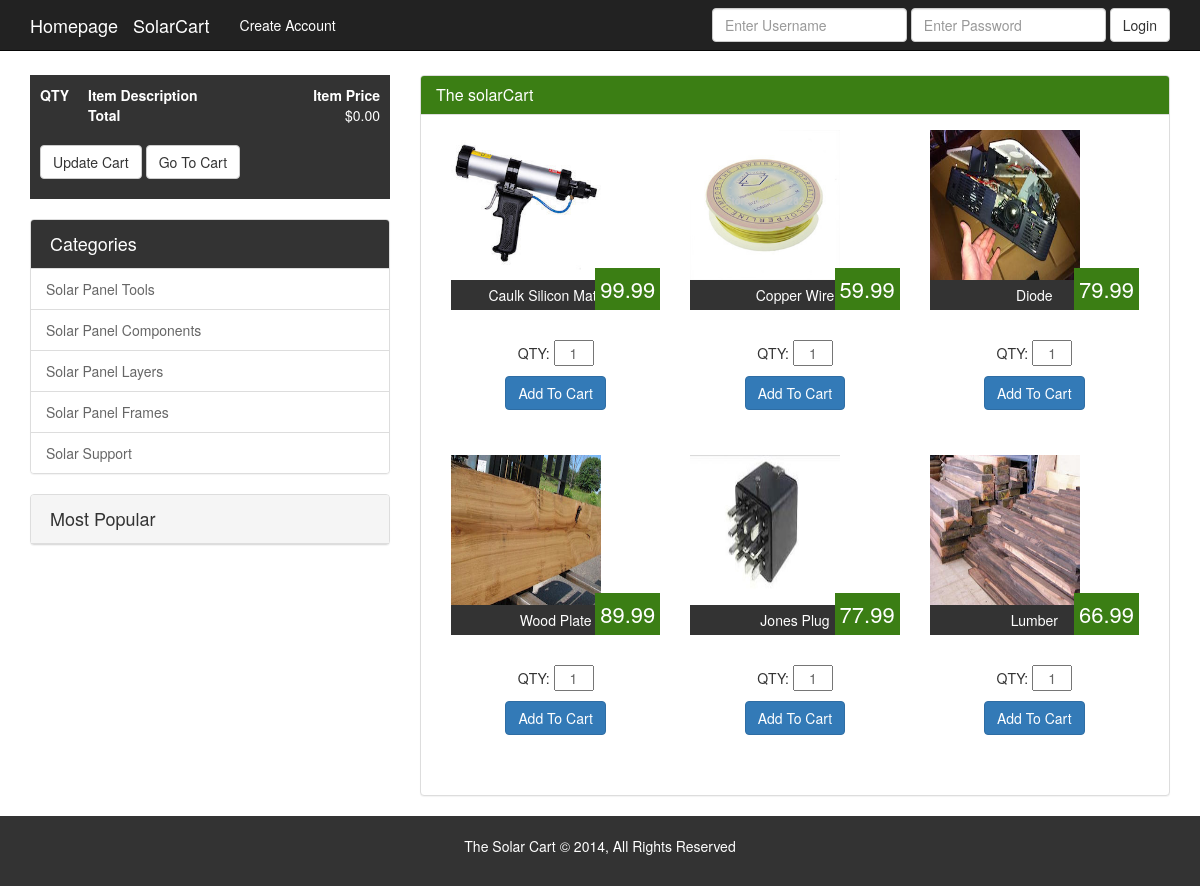
Screenshot of /solarCart/index.php with the database file from the repository.
### tables this page shows
CREATE TABLE `categories` (
  `id` int(11) NOT NULL,
  `name` varchar(100) NOT NULL
);

CREATE TABLE `products` (
  `id` int(11) NOT NULL,
  `category_id` int(11) NOT NULL,
  `title` varchar(255) NOT NULL,
  `description` text NOT NULL,
  `image` varchar(100) NOT NULL,
  `price` decimal(10,2) NOT NULL
);

### solarCart/application/views/layouts/main.php (called while the page is built)
<?php $this->load->view('layouts/includes/header'); ?>
	<?php $this->load->view($main_content); ?>
<?php $this->load->view('layouts/includes/footer'); ?>

### solarCart/application/controllers/products.php (called while the page is built, shortened)
<?php
class Products extends CI_Controller{
	public function index(){
		$data['products'] = $this->Product_model->get_products();
		$data['main_content'] = 'products';
		$this->load->view('layouts/main', $data);
	}
}

### solarCart/index.php (called while the page is built, shortened)
<?php
require_once BASEPATH.'core/CodeIgniter.php';

### solarCart/application/helpers/db_helper.php (called while the page is built, shortened)
<?php
 function get_categories_h(){
	$CI = get_instance();
	$categories = $CI->Product_model->get_categories();
	return $categories;
 }

### solarCart/application/models/Product_model.php (called while the page is built, shortened)
<?php
class Product_model extends CI_Model{
	 public function get_products(){
		$this->db->select('*');
		$this->db->from('products');
		$query = $this->db->get();
		return $query->result();
	 }
	   public function get_categories(){
		$this->db->select('*');
		$this->db->from('categories');
		$query = $this->db->get();
		return $query->result();
	   }
	public function get_popular(){
		$this->db->select('P.*, COUNT(O.product_id) as total');
		$this->db->from('orders AS O');
		$this->db->join('products AS P', 'O.product_id = P.id', 'INNER');
		$this->db->group_by('O.product_id');
		$this->db->order_by('total', 'desc');
		$query = $this->db->get();
		return $query->result();
	}
}

### solarCart/application/views/products.php (the view, shortened to what this page needs)
<?php foreach($products as $product) : ?>
	<div class="col-md-4 game">
		<div class="solar-price"><?php echo $product->price; ?></div>
			<a href="<?php echo base_url(); ?>products/details/<?php echo $product->id; ?>">
				<img src="<?php echo base_url(); ?>assets/images/<?php echo $product->image; ?>" alt="" width="150" height="150" />
			</a>
			<div class="solar-title">
				<?php echo $product->title; ?>
			</div>
			<div class="solar-add">
				<form method="post" action="<?php echo base_url(); ?>cart/add">
							QTY: <input class="qty" type="text" name="qty" value="1" /><br>
							<button class="btn btn-primary" type="submit">Add To Cart</button>
						</form>
			</div>
	</div>
<?php endforeach; ?>

### solarCart/application/views/layouts/includes/header.php (shortened to what this page needs)
<!DOCTYPE html>
<html lang="en">
  <head>
    <link href="<?php echo base_url(); ?>assets/css/bootstrap.css" rel="stylesheet">
    <link href="<?php echo base_url(); ?>assets/css/custom.css" rel="stylesheet">
  </head>
  <body>
    <div class="navbar navbar-inverse navbar-fixed-top" role="navigation">
      <div class="container">
        <div class="navbar-header">
          <a class="navbar-brand" href="http://localhost:8888/homepage.html">Homepage</a>
          <a class="navbar-brand" href="http://localhost:8888/solarCart">SolarCart</a>
        </div>
        <div class="collapse navbar-collapse">
          <ul class="nav navbar-nav">
			<?php if(!$this->session->userdata('logged_in')) : ?>
				<li><a href="<?php echo base_url(); ?>users/register">Create Account</a></li>
			<?php endif; ?>
		  </ul>
		  <?php if(!$this->session->userdata('logged_in')) : ?>
		   <form method="post" action="<?php echo base_url(); ?>users/login" class="navbar-form navbar-right">
				<div class="form-group">
					<input name="username" type="text" class="form-control" placeholder="Enter Username">
				</div>
				<div class="form-group">
					<input name="password" type="password" class="form-control" placeholder="Enter Password">
				</div>
        <button name="submit" type="submit" class="btn btn-default">Login</button>
      </form>
	  <?php else : ?>
		<form class="navbar-form navbar-right" method="post" action="<?php echo base_url(); ?>users/logout">
			<button name="submit" type="submit" class="btn btn-default">Logout</button>
		</form>
	  <?php endif; ?>
        </div>
      </div>
    </div>
    <div class="container">
		<div class="row">
			<div class="col-md-4">
				<?php $this->load->view('layouts/includes/sidebar'); ?>
			</div>
			</div>
			<div class="col-md-8">
				<div class="panel panel-default">
				<div class="panel-heading panel-heading-green">
					<h3 class="panel-title">The solarCart</h3>
				</div>
				<div class="panel-body">

### solarCart/application/views/layouts/includes/sidebar.php (shortened to what this page needs)
<div class="cart-block">
				<form action="cart/update" method="post">
					<table cellpadding="6" cellspacing="1" style="width:100%" border="0">
						<tr>
							<th>QTY</th>
							<th>Item Description</th>
							<th style="text-align:right">Item Price</th>
						</tr>
		<tr>
  			<td></td>
  			<td class="right"><strong>Total</strong></td>
  			<td class="right" style="text-align:right">$<?php echo $this->cart->format_number($this->cart->total()); ?></td>
		</tr>
					</table>
				<br>
				<p><button class="btn btn-default" type="submit">Update Cart</button>
				<a class="btn btn-default" href="cart">Go To Cart</a></p>
			</form>
		</div>
		<div class="panel panel-default panel-list">
				<div class="panel-heading panel-heading-dark">
					 <h3 class="panel-title">
						Categories
					</h3>
				</div>
				<ul class="list-group">
					<?php foreach(get_categories_h() as $category) : ?>
						<li class="list-group-item"><a href="" ><?php echo $category->name; ?></a></li>
					<?php endforeach; ?>
				</ul>
			</div>
			<div class="panel panel-default panel-list">
				<div class="panel-heading">
					 <h3 class="panel-title">
						Most Popular
					</h3>
				</div>

### solarCart/application/views/layouts/includes/footer.php
</div>
			</div>
			</div>
		</div>
    </div>
	<div class="row footer">
		<div class="container">
			<p>The Solar Cart &copy; 2014, All Rights Reserved</p>
		</div>
	</div>
  </body>
</html>

### solarCart/assets/css/custom.css (style rules this page uses)
body { padding-top: 75px; }
.navbar a { color:#fff !important; }
.cart-block { background: #333; color:#fff; padding:10px; margin-bottom: 20px; }
.panel-list a { display: block; color: #666; }
.panel-list .panel-heading h3 { padding:4px; font-size: 18px; }
.panel-heading-green { background:#3b7e14 !important; color: #fff !important; }
.panel-heading-dark { background:#333333 !important; color:#fff !important; }
.solar-title { text-align: center; padding: 5px; background: #333; color: #fff; }
.solar-price { position:absolute; bottom:145px; right:15px; background:#3b7e14; color:#fff; padding:5px; font-size:22px; }
.solar-add { margin: 5px auto 20px auto; width: 100%; text-align: center; padding: 25px; }
.footer { background: #333; color: #fff; height: 70px; text-align: center; padding-top: 20px; }
.qty { width: 40px; color: #666 !important; text-align: center; margin-bottom:10px; }

### rows the page displays
categories: name "Solar Panel Tools"
categories: name "Solar Panel Components"
categories: name "Solar Panel Layers"
categories: name "Solar Panel Frames"
categories: name "Solar Support"
products: price "99.99", image (picture), title "Caulk Silicon Material"
products: price "59.99", image (picture), title "Copper Wire"
products: price "79.99", image (picture), title "Diode"
products: price "89.99", image (picture), title "Wood Plate"
products: price "77.99", image (picture), title "Jones Plug"
products: price "66.99", image (picture), title "Lumber"

### other values shown
$this->cart->format_number($this->cart->total()) "0.00"
